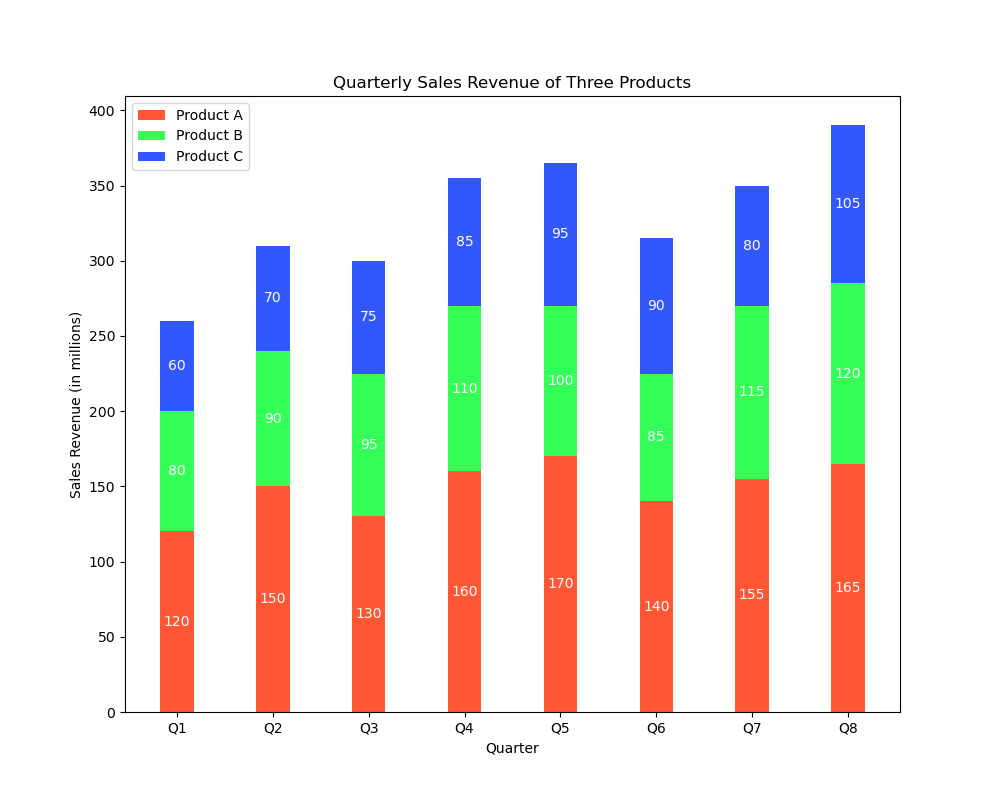

Reproduce this figure in Python.

import matplotlib.pyplot as plt
import numpy as np

# Data
quarters = ['Q1', 'Q2', 'Q3', 'Q4', 'Q5', 'Q6', 'Q7', 'Q8']
product_a = [120, 150, 130, 160, 170, 140, 155, 165]
product_b = [80, 90, 95, 110, 100, 85, 115, 120]
product_c = [60, 70, 75, 85, 95, 90, 80, 105]

bar_width = 0.35
fig, ax = plt.subplots(figsize=(10, 8))

# Location of bars on x-axis
ind = np.arange(len(quarters))

# Stacked bar chart (vertical)
plt.bar(ind, product_a, width=bar_width, color='#FF5733')
plt.bar(ind, product_b, width=bar_width, bottom=product_a, color='#33FF57')
plt.bar(ind, product_c, width=bar_width, bottom=np.add(product_a, product_b), color='#3357FF')

# Labels and Titles
ax.set_ylabel('Sales Revenue (in millions)')
ax.set_title('Quarterly Sales Revenue of Three Products')
ax.set_xticks(ind)
ax.set_xticklabels(quarters)
ax.set_xlabel('Quarter')

# Legend
plt.legend(['Product A', 'Product B', 'Product C'], loc='upper left')

# Numerical labels on bars
for i in range(len(quarters)):
    plt.text(i, product_a[i] / 2, str(product_a[i]), ha='center', va='center', color='white')
    plt.text(i, product_a[i] + product_b[i] / 2, str(product_b[i]), ha='center', va='center', color='white')
    plt.text(i, product_a[i] + product_b[i] + product_c[i] / 2, str(product_c[i]), ha='center', va='center', color='white')

# Display the chart
plt.show()
